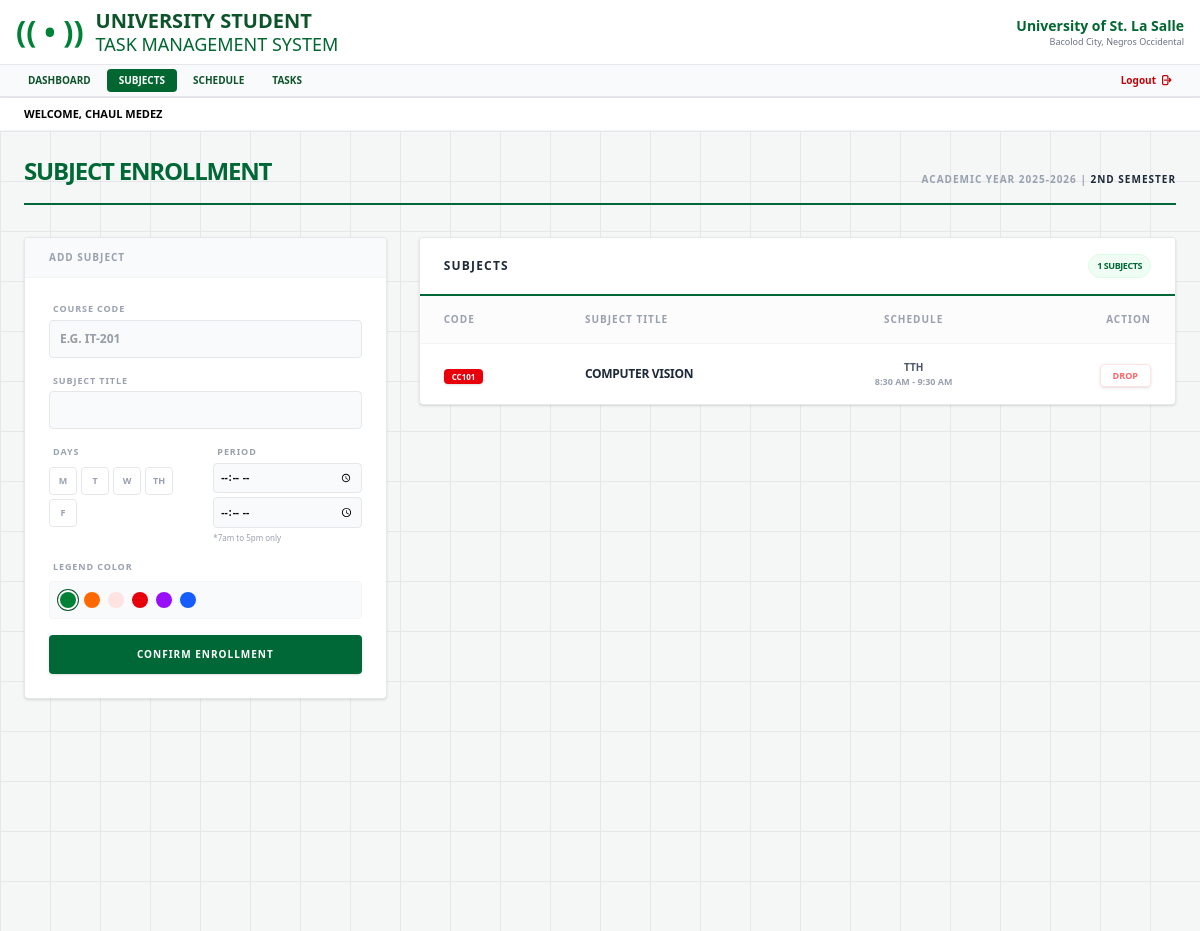
/subjects/ (signed in), run on an earlier commit of the app's database.
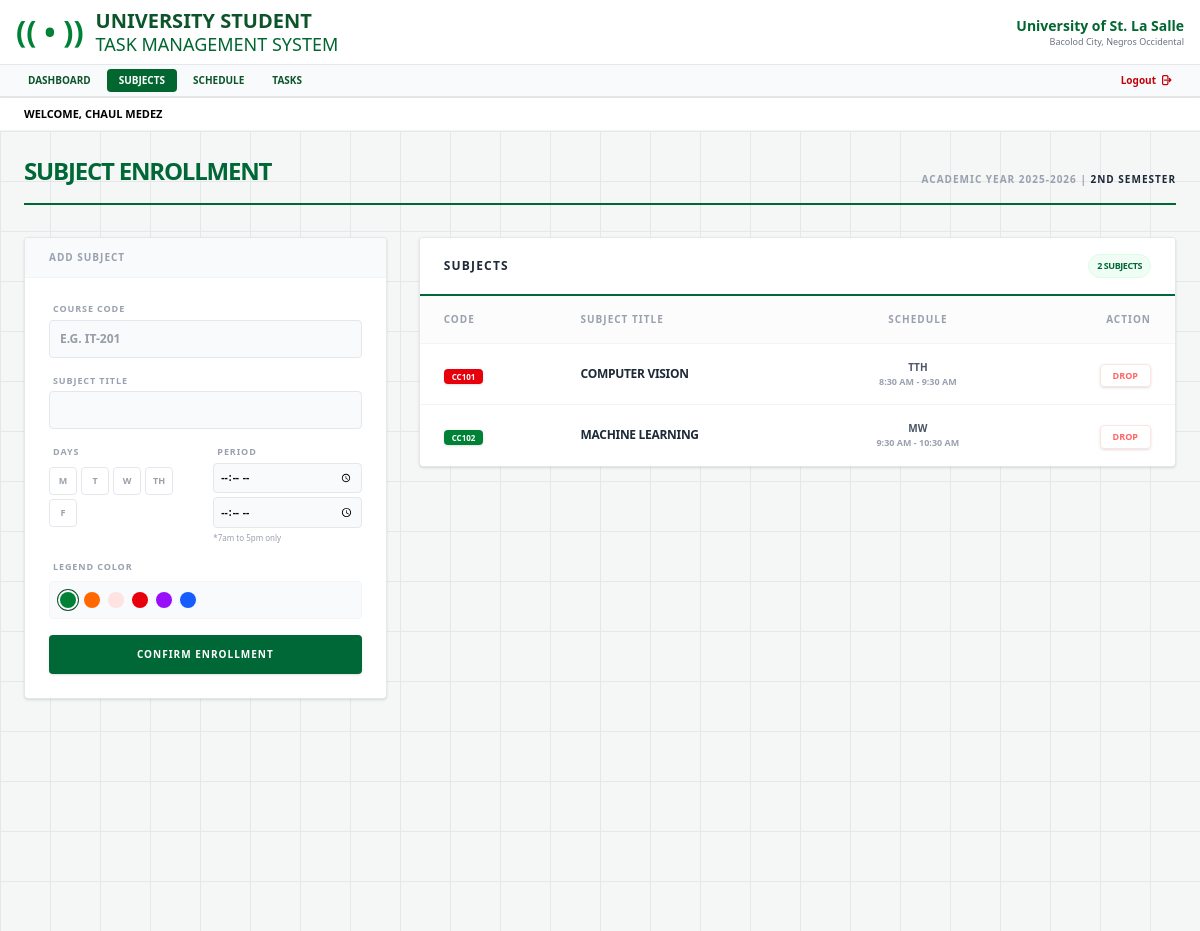
And on a later commit of the database.
### assignmenttracker/models.py (models this page shows, shortened)
class Subject(models.Model):
    user = models.ForeignKey(User, on_delete=models.CASCADE)
    code = models.CharField(max_length=20)
    name = models.CharField(max_length=100)
    days = models.CharField(max_length=20)
    start_time = models.TimeField()
    end_time = models.TimeField()
    color = models.CharField(max_length=20, default='bg-green-700')

### assignmenttracker/views.py (the view, shortened to what this page needs)
# urls.py: path('subjects/', views.subject_list, name='subject_list'),
@login_required
def subject_list(request):
    subjects = Subject.objects.filter(user=request.user)
    return render(request, 'assignmenttracker/subjects.html', {'subjects': subjects})

### assignmenttracker/templates/assignmenttracker/subjects.html (shortened to what the changed rows need)
{% extends 'base.html' %}
{% load static %}
{% block content %}
<div class="bg-[#f4f7f6] min-h-screen p-6" style="background-image: linear-gradient(#e5e7eb 1px, transparent 1px), linear-gradient(90deg, #e5e7eb 1px, transparent 1px); background-size: 50px 50px;">
    <div class="max-w-6xl mx-auto">
        <div class="flex flex-col md:flex-row justify-between items-end border-b-2 border-[#006837] pb-4 mb-8">
            <div>
                <h2 class="text-2xl font-black text-[#006837] uppercase tracking-tighter">Subject Enrollment</h2>
            </div>
        </div>
        <div class="grid grid-cols-1 lg:grid-cols-3 gap-8">
            <div class="lg:col-span-2 space-y-6">
                <div class="bg-white rounded shadow-sm border border-gray-200 overflow-hidden">
                    <div class="px-6 py-4 bg-white border-b-2 border-[#006837] flex justify-between items-center">
                        <div>
                            <h3 class="text-xs font-black text-gray-800 uppercase tracking-widest leading-none">Subjects</h3>
                        </div>
                        <span class="bg-green-50 text-[#006837] text-[9px] px-2 py-1 rounded-full border border-green-100 font-black uppercase tracking-tighter">
                            {{ subjects.count }} Subjects
                        </span>
                    </div>
                    <table class="w-full text-left">
                        <thead>
                            <tr class="text-[10px] font-black text-gray-400 uppercase tracking-widest border-b border-gray-100">
                                <th class="px-6 py-4 bg-gray-50/50">Code</th>
                                <th class="px-6 py-4 bg-gray-50/50">Subject Title</th>
                                <th class="px-6 py-4 text-center bg-gray-50/50">Schedule</th>
                                <th class="px-6 py-4 text-right bg-gray-50/50">Action</th>
                            </tr>
                        </thead>
                        <tbody class="divide-y divide-gray-100">
                            {% for s in subjects %}
                            <tr class="hover:bg-green-50/20 transition-colors group">
                                <td class="px-6 py-4">
                                    <span class="{{ s.color }} text-white text-[8px] px-2 py-0.5 rounded font-black uppercase shadow-sm">
                                        {{ s.code }}
                                    </span>
                                </td>
                                <td class="px-6 py-4">
                                    <span class="text-xs font-bold text-gray-800 uppercase tracking-tight block">{{ s.name }}</span>
                                </td>
                                <td class="px-6 py-4 text-center">
                                    <span class="text-[10px] font-bold text-gray-600 uppercase block">{{ s.days }}</span>
                                    <span class="text-[9px] block text-gray-400 font-black">{{ s.start_time|time:"g:i A" }} - {{ s.end_time|time:"g:i A" }}</span>
                                </td>
                                <td class="px-6 py-4 text-right">
                                    <a href="{% url 'drop_subject' s.id %}"
                                       class="inline-block border border-red-100 text-red-400 hover:bg-red-600 hover:text-white px-3 py-1 rounded text-[9px] font-black uppercase transition-all shadow-sm active:transform active:scale-95"
                                       onclick="return confirm('Drop this subject?')">
                                         Drop
                                    </a>
                                </td>
                            </tr>
                            {% empty %}
                            <tr>
                                <td colspan="4" class="text-center py-16">
                                    <p class="text-[10px] text-gray-400 font-black uppercase tracking-widest italic">Enrollment Empty</p>
                                </td>
                            </tr>
                            {% endfor %}
                        </tbody>
                    </table>
                </div>
            </div>
        </div>
    </div>
</div>
{% endblock %}

What changed in the data, as far as the page shows it:
added Subject: code "CC102", name "MACHINE LEARNING", days "MW", start_time "9:30 AM", end_time "10:30 AM"
Also different on the page:
{{ subjects.count }}: "1" → "2"
